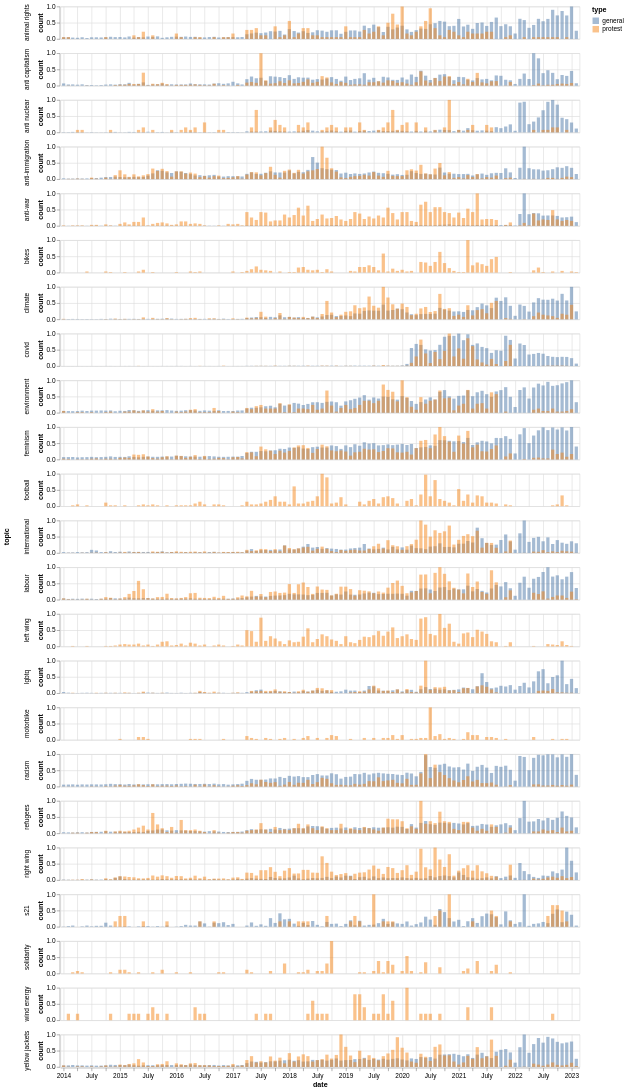

Write notebook code for a chart like this one.
### Code cell
import altair as alt

alt.Chart(df_norm_topic).mark_bar(opacity=0.5).encode(
    x="date:T",
    y=alt.Y("count:Q", stack=None),
    color="type:N",
    row="topic:N",
).properties(
    width=800,
    height=50,
)

### Figure 1 — Vega-Lite specification as saved in the notebook (floating-point values rounded to 4 significant figures; data arrays with more than 128 entries replaced by an {"elided": "..."} marker saying what was removed)
{"config": {"view": {"continuousWidth": 400, "continuousHeight": 300}}, "data": {"name": "data-2e77a21b0599cf6e7ed9acaa906daf4d"}, "mark": {"type": "bar", "opacity": 0.5}, "encoding": {"color": {"field": "type", "type": "nominal"}, "row": {"field": "topic", "type": "nominal"}, "x": {"field": "date", "type": "temporal"}, "y": {"field": "count", "stack": null, "type": "quantitative"}}, "height": 50, "width": 800, "$schema": "https://vega.github.io/schema/vega-lite/v4.17.0.json", "datasets": {"data-2e77a21b0599cf6e7ed9acaa906daf4d": {"elided": "3720 records"}}}
